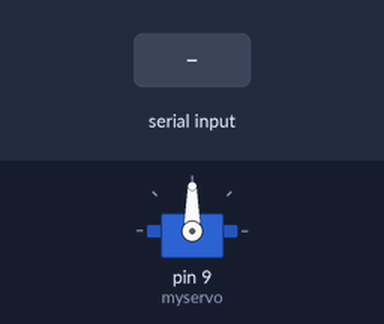
A sketch run on a simulated Arduino Uno, built with avr-gcc and run on an emulated ATmega328P. Parts: servo. Inputs (shaded band) come from the test bench.

Above: at 1.2 s.
1.3 s: "w" received over Serial
At 2.5 s:
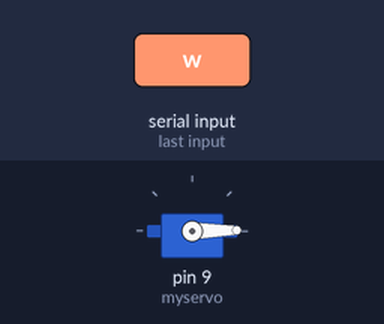
2.8 s: "s" received over Serial
At 3.7 s:
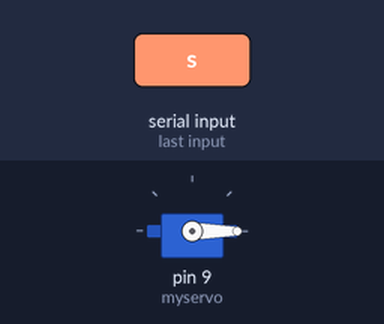
Timing chart, 0 to 5.8 s (numbered marks = the images above; inputs shaded):
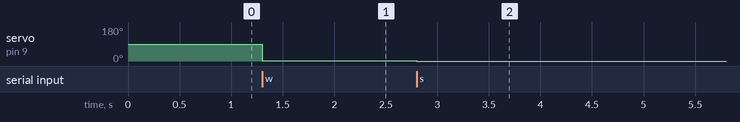

The sketch:

Servo_test.ino
```cpp
#include <Servo.h>
Servo myservo;  // create servo object to control a servo
int counter = 0;

void setup() {
  myservo.attach(9);  // attaches the servo on pin 9 to the servo object
  Serial.begin(115200);
}

void loop() {
  if (Serial.available() > 0) {
    int pos = Serial.read();
    if (pos == 119 && counter < 180)
      counter++;
    else if (pos == 115 && counter > 0)
      counter--;

    myservo.write(counter);
    // if (pos >= 48 && pos <= 57) { // ASCII codes for the numbers 0 to 9
    //   pos = pos - 48;
    //   myservo.write(pos * 18); // map the position from 0-9 to 0-180
    // }
  }
}
```

Measured:
- after the input at 1.3 s, servo on pin 9 (myservo): 90° → 1° at once
- after the input at 2.8 s, servo on pin 9 (myservo): 1° → 0° at once
